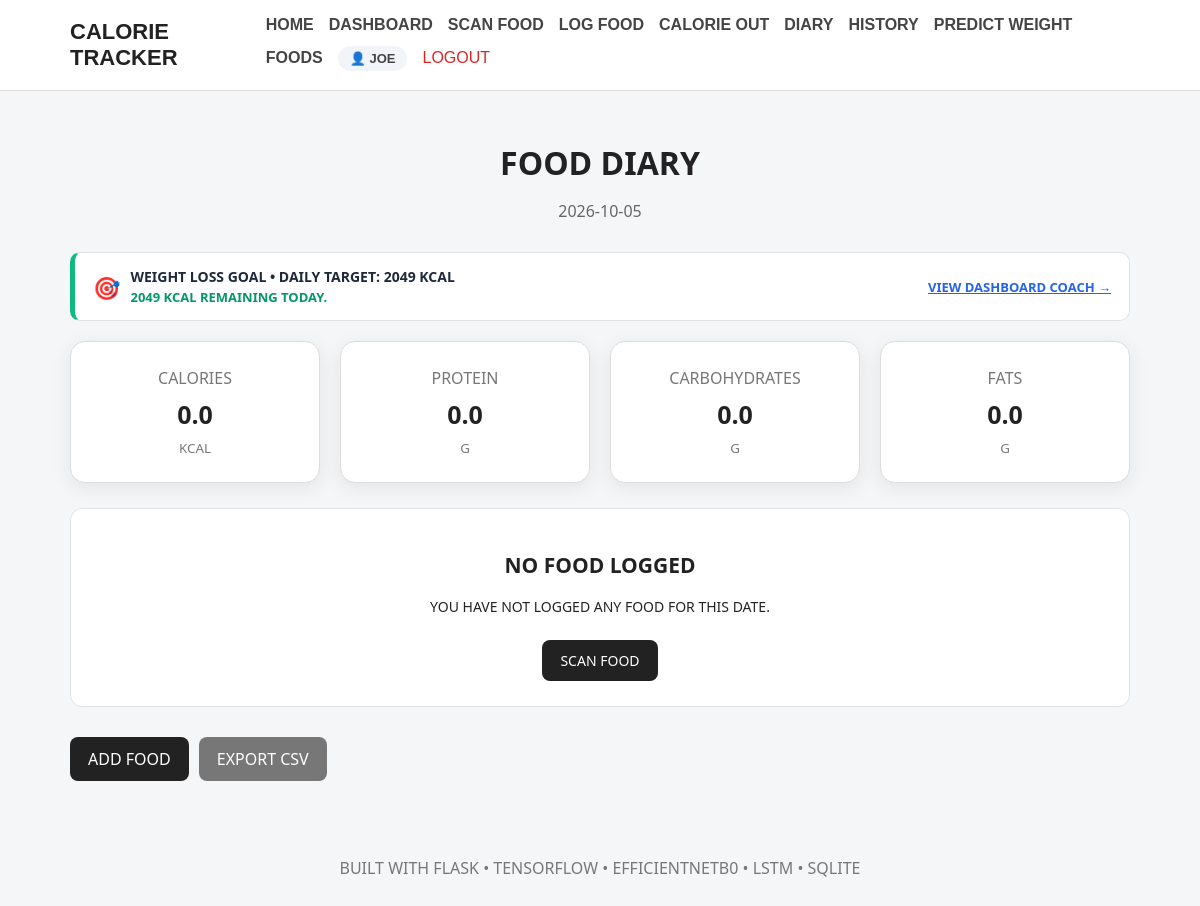
Page /diary/2026-10-05 (signed in) on the earlier database version.
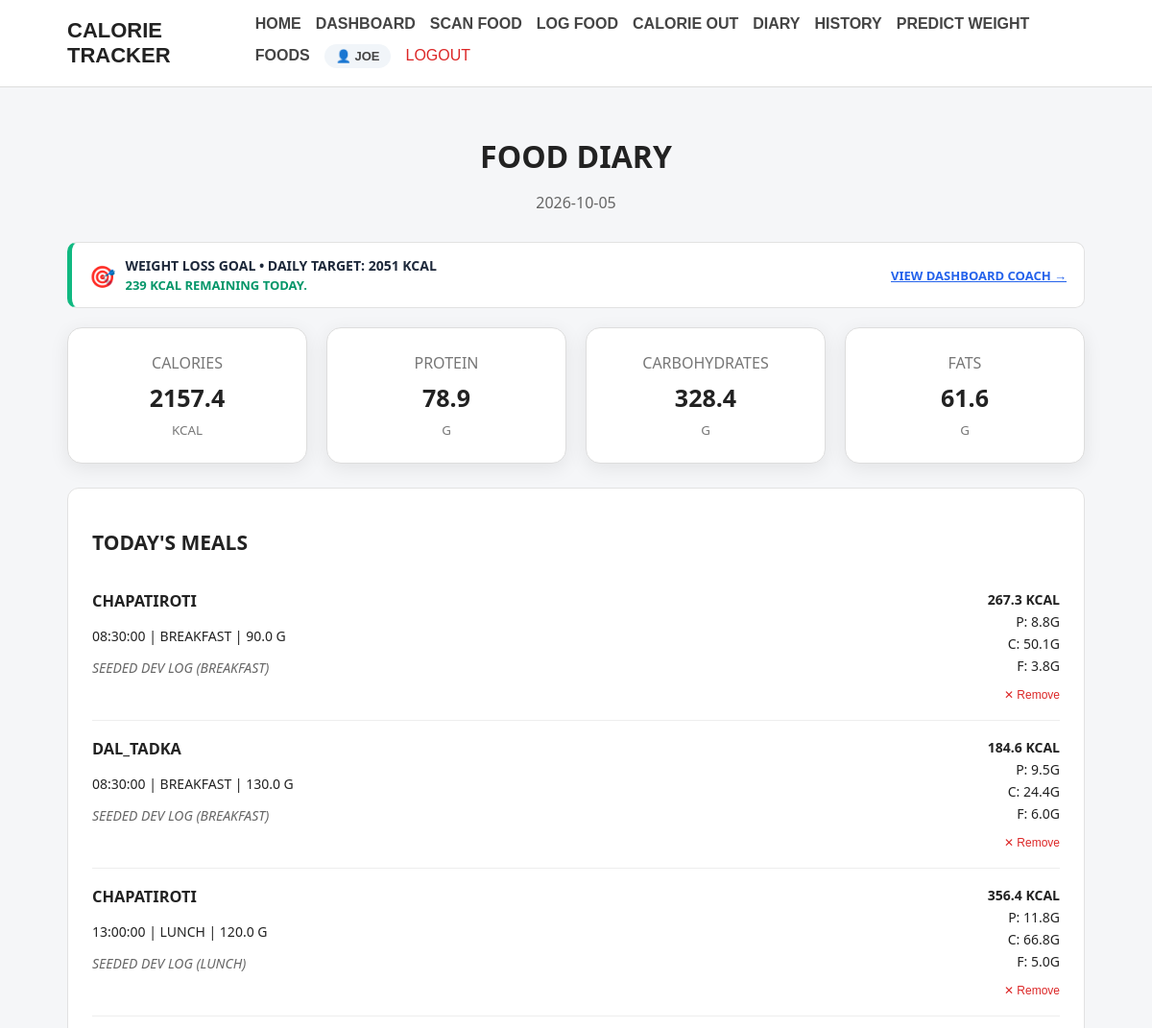
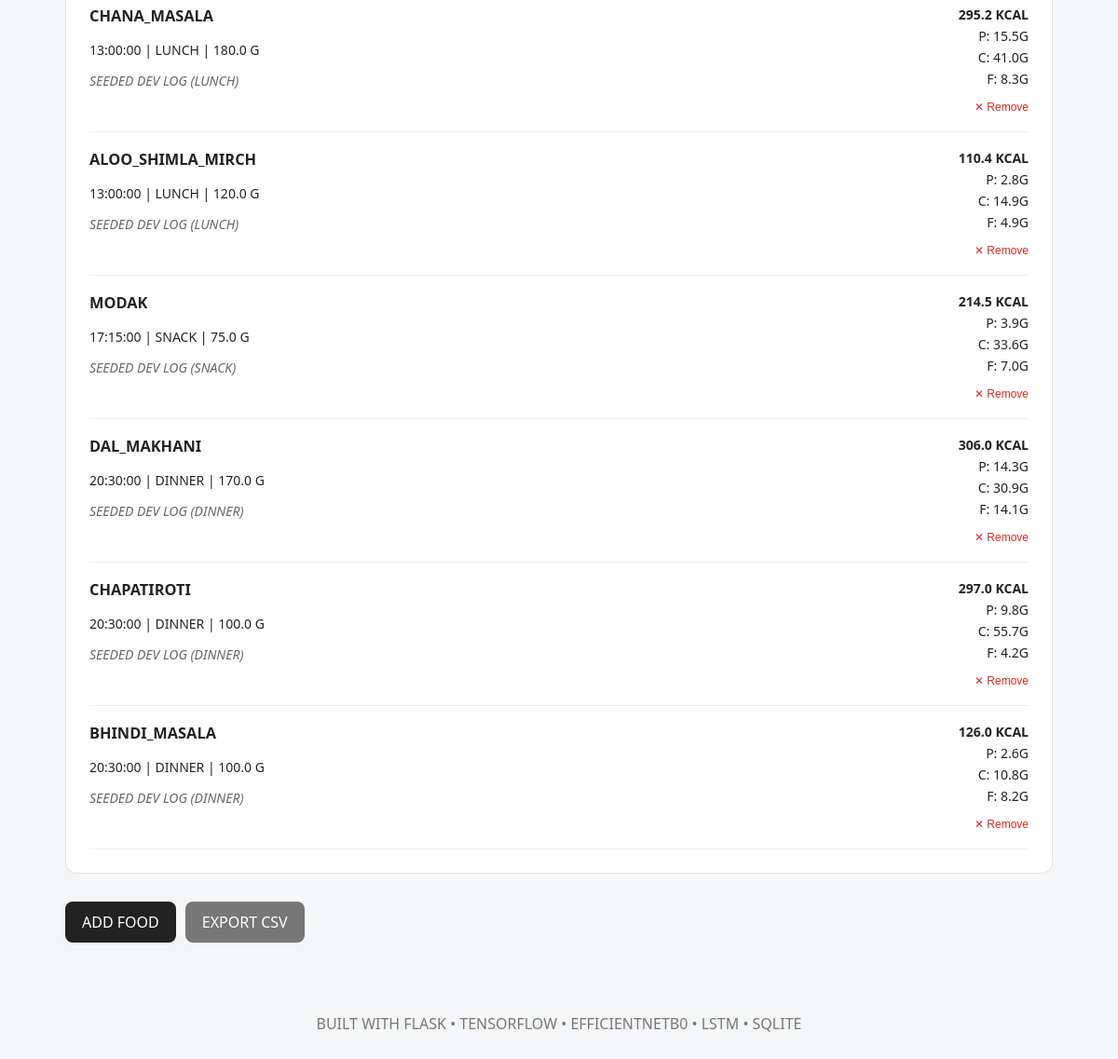
Same page on the later database version (2 pictures, top to bottom).
### tables this page shows
CREATE TABLE users (
            id INTEGER PRIMARY KEY AUTOINCREMENT,
            username TEXT NOT NULL,
            email TEXT NOT NULL UNIQUE,
            password_hash TEXT NOT NULL,
            created_at TIMESTAMP DEFAULT CURRENT_TIMESTAMP
        );

CREATE TABLE user_profiles (
            id INTEGER PRIMARY KEY AUTOINCREMENT,
            user_id INTEGER NOT NULL UNIQUE,
            age INTEGER NOT NULL,
            gender TEXT NOT NULL,
            height_cm REAL NOT NULL,
            goal TEXT NOT NULL,
            activity_level TEXT NOT NULL,
            FOREIGN KEY (user_id) REFERENCES users(id) ON DELETE CASCADE
        );

CREATE TABLE calorie_in_records (
            id INTEGER PRIMARY KEY AUTOINCREMENT,
            user_id INTEGER NOT NULL,
            dish_name TEXT NOT NULL,
            quantity REAL NOT NULL,
            meal_type TEXT,
            calories REAL DEFAULT 0.0,
            carbohydrates REAL DEFAULT 0.0,
            protein REAL DEFAULT 0.0,
            fats REAL DEFAULT 0.0,
            free_sugar REAL DEFAULT 0.0,
            fibre REAL DEFAULT 0.0,
            sodium REAL DEFAULT 0.0,
            calcium REAL DEFAULT 0.0,
            iron REAL DEFAULT 0.0,
            vitamin_c REAL DEFAULT 0.0,
            folate REAL DEFAULT 0.0,
            notes TEXT DEFAULT '',
            recorded_date TEXT NOT NULL,
            recorded_time TEXT,
            created_at TIMESTAMP DEFAULT CURRENT_TIMESTAMP,
            FOREIGN KEY (user_id) REFERENCES users(id) ON DELETE CASCADE
        );

### app.py (the view)
@app.route(
    "/diary/<date>"
)
@login_required
def diary_date(date):
    user_id = session.get("user_id")
    try:
        datetime.strptime(
            date,
            "%Y-%m-%d"
        )
    except ValueError:
        flash(
            "Invalid date. Use YYYY-MM-DD.",
            "error"
        )
        return redirect(
            url_for("diary")
        )
    entries = get_diary_by_date_user(
        user_id,
        date
    )
    totals = calculate_totals(
        entries
    )
    coach = get_daily_calorie_coach(
        user_id,
        date
    )
    return render_template(
        "diary.html",
        entries=entries,
        totals=totals,
        date=date,
        coach=coach
    )

### app.py (called while the page is built)
def login_required(view_func):
    @wraps(view_func)
    def wrapped_view(*args, **kwargs):
        if not session.get("user_id"):
            flash("Please log in to access this page.", "error")
            return redirect(url_for("login", next=request.path))
        return view_func(*args, **kwargs)
    return wrapped_view

@app.context_processor
def inject_user():
    user_id = session.get("user_id")
    if user_id:
        user = get_user_by_id(user_id)
        if user:
            return {"current_user": user, "logged_in": True}
    return {"current_user": None, "logged_in": False}

### database.py (called while the page is built)
def get_connection():
    connection = sqlite3.connect(
        DATABASE_PATH
    )
    connection.row_factory = sqlite3.Row
    connection.execute("PRAGMA foreign_keys = ON")
    return connection

def get_user_by_id(user_id):
    connection = get_connection()
    cursor = connection.cursor()
    cursor.execute("SELECT * FROM users WHERE id = ?", (user_id,))
    user = cursor.fetchone()
    connection.close()
    return user

def get_user_profile(user_id):
    connection = get_connection()
    cursor = connection.cursor()
    cursor.execute("SELECT * FROM user_profiles WHERE user_id = ?", (user_id,))
    profile = cursor.fetchone()
    connection.close()
    return profile

def get_latest_weight(user_id):
    connection = get_connection()
    cursor = connection.cursor()
    cursor.execute("""
        SELECT * FROM weight_records
        WHERE user_id = ?
        ORDER BY recorded_date DESC, created_at DESC
        LIMIT 1
    """, (user_id,))
    record = cursor.fetchone()
    connection.close()
    return record

def format_calorie_in_row(row):
    if row is None:
        return None
    d = dict(row)
    d["weight"] = d.get("quantity", 0.0)
    d["date"] = d.get("recorded_date", "")
    d["time"] = d.get("recorded_time", "")
    d["nutrition"] = {
        "Calories (kcal)": d.get("calories", 0.0),
        "Protein (g)": d.get("protein", 0.0),
        "Carbohydrates (g)": d.get("carbohydrates", 0.0),
        "Fats (g)": d.get("fats", 0.0),
        "Free Sugar (g)": d.get("free_sugar", 0.0),
        "Fibre (g)": d.get("fibre", 0.0),
        "Sodium (mg)": d.get("sodium", 0.0),
        "Calcium (mg)": d.get("calcium", 0.0),
        "Iron (mg)": d.get("iron", 0.0),
        "Vitamin C (mg)": d.get("vitamin_c", 0.0),
        "Folate (µg)": d.get("folate", 0.0)
    }
    return d

### templates/diary.html (shortened to what this page needs)
{% extends "base.html" %}
{% block content %}
<div class="page-header">
    <h1>
        Food Diary
    </h1>
    <p>
        {{ date }}
    </p>
</div>
{% if coach and coach.has_profile %}
<div class="card" style="margin-bottom: 20px; border-left: 5px solid {% if coach.is_over_budget %}#ef4444{% else %}#10b981{% endif %}; background: #ffffff; padding: 14px 18px; border-radius: 10px; display: flex; flex-wrap: wrap; justify-content: space-between; align-items: center; gap: 12px;">
    <div style="display: flex; align-items: center; gap: 10px;">
        <span style="font-size: 22px;">{% if coach.is_over_budget %}⚠️{% else %}🎯{% endif %}</span>
        <div>
            <strong style="color: #1e293b; font-size: 14px;">
                {{ coach.goal }} Goal &bull; Daily Target: {{ "%.0f"|format(coach.daily_target) }} kcal
            </strong>
            <p style="margin: 2px 0 0; font-size: 13px; color: {% if coach.is_over_budget %}#dc2626{% else %}#059669{% endif %}; font-weight: 600;">
                {% if coach.is_over_budget %}
                    Over budget by {{ "%.0f"|format(coach.excess_calories) }} kcal! Check Dashboard for activity burn-off suggestions.
                {% else %}
                    {{ "%.0f"|format(coach.remaining) }} kcal remaining today.
                {% endif %}
            </p>
        </div>
    </div>
    <div style="display: flex; gap: 10px;">
        <a href="{{ url_for('dashboard') }}" style="font-size: 13px; color: #2563eb; text-decoration: underline; font-weight: 600; align-self: center;">
            View Dashboard Coach &rarr;
        </a>
    </div>
</div>
{% endif %}
<div class="summary-grid">
    <div class="summary-card">
        <span>
            Calories
        </span>
        <strong>
            {{ "%.1f"|format(
                totals["Calories (kcal)"]
            ) }}
        </strong>
        <small>
            kcal
        </small>
    </div>
    <div class="summary-card">
        <span>
            Protein
        </span>
        <strong>
            {{ "%.1f"|format(
                totals["Protein (g)"]
            ) }}
        </strong>
        <small>
            g
        </small>
    </div>
    <div class="summary-card">
        <span>
            Carbohydrates
        </span>
        <strong>
            {{ "%.1f"|format(
                totals["Carbohydrates (g)"]
            ) }}
        </strong>
        <small>
            g
        </small>
    </div>
    <div class="summary-card">
        <span>
            Fats
        </span>
        <strong>
            {{ "%.1f"|format(
                totals["Fats (g)"]
            ) }}
        </strong>
        <small>
            g
        </small>
    </div>
</div>
{% if entries %}
<div class="card">
    <h2>
        Today's Meals
    </h2>
    {% for entry in entries %}
    <div class="diary-entry">
        <div>
            <h3>
                {{ entry.dish_name }}
            </h3>
            <p>
                {{ entry.time }}
                |
                {{ entry.meal_type|capitalize }}
                |
                {{ entry.weight }} g
            </p>
            {% if entry.notes %}
            <p class="notes">
                {{ entry.notes }}
            </p>
            {% endif %}
        </div>
        <div class="nutrition-small">
            <strong>
                {{ "%.1f"|format(
                    entry.nutrition[
                        "Calories (kcal)"
                    ]
                ) }}
                kcal
            </strong>
            <span>
                P:
                {{ "%.1f"|format(
                    entry.nutrition[
                        "Protein (g)"
                    ]
                ) }}g
            </span>
            <span>
                C:
                {{ "%.1f"|format(
                    entry.nutrition[
                        "Carbohydrates (g)"
                    ]
                ) }}g
            </span>
            <span>
                F:
                {{ "%.1f"|format(
                    entry.nutrition[
                        "Fats (g)"
                    ]
                ) }}g
            </span>
            {% if entry.id %}
            <form action="{{ url_for('delete_food', record_id=entry.id) }}" method="POST" style="margin-top:6px;" onsubmit="return confirm('Remove this food entry?');">
                <button type="submit" style="background:none; border:none; color:#dc2626; font-size:12px; cursor:pointer; padding:0;">
                    ✕ Remove
                </button>
            </form>
            {% endif %}
        </div>
    </div>
    {% endfor %}
</div>
{% else %}
<div class="card empty-state">
    <h2>
        No food logged
    </h2>
    <p>
        You have not logged any food for this date.
    </p>
    <a
        href="{{ url_for('food_scan') }}"
        class="button"
    >
        Scan Food
    </a>
</div>
{% endif %}
<div class="action-row">
    <a
        href="{{ url_for('log_food') }}"
        class="button"
    >
        Add Food
    </a>
    <a
        href="{{ url_for('export_diary') }}"
        class="button secondary"
    >
        Export CSV
    </a>
</div>
{% endblock %}

### templates/base.html (shortened to what this page needs)
<!DOCTYPE html>
<html lang="en">
<head>
    <link rel="stylesheet" href="{{ url_for('static', filename='css/style.css') }}">
</head>
<body>
    <nav class="navbar">
        <div class="nav-container">
            <a href="{{ url_for('home') }}" class="logo">
                Calorie Tracker
            </a>
            <div class="nav-links">
                <a href="{{ url_for('home') }}">
                    Home
                </a>
                {% if logged_in %}
                <a href="{{ url_for('dashboard') }}">
                    Dashboard
                </a>
                <a href="{{ url_for('food_scan') }}">
                    Scan Food
                </a>
                <a href="{{ url_for('log_food') }}">
                    Log Food
                </a>
                <a href="{{ url_for('calorie_out') }}">
                    Calorie Out
                </a>
                <a href="{{ url_for('diary') }}">
                    Diary
                </a>
                <a href="{{ url_for('history') }}">
                    History
                </a>
                <a href="{{ url_for('predict_weight') }}">
                    Predict Weight
                </a>
                <a href="{{ url_for('foods') }}">
                    Foods
                </a>
                <a href="{{ url_for('profile') }}" class="nav-user-badge">
                    👤 {{ current_user['username'] if current_user else 'Profile' }}
                </a>
                <a href="{{ url_for('logout') }}" class="nav-link-logout">
                    Logout
                </a>
                {% endif %}
            </div>
        </div>
    </nav>
    <main class="container">
        {% block content %}
        {% endblock %}
    </main>
    <footer>
        <p>
            Built with Flask • TensorFlow • EfficientNetB0 • LSTM • SQLite
        </p>
    </footer>
</body>
</html>

### static/css/style.css (style rules this page uses)
* { box-sizing: border-box; }
body { margin: 0; font-family: "Segoe UI", sans-serif; background: #f5f6f8; color: #222; text-transform: uppercase; }
.navbar { background: #ffffff; border-bottom: 1px solid #ddd; font-family: "Trebuchet MS", sans-serif; font-weight: bold; }
.nav-container { max-width: 1100px; margin: auto; padding: 16px 20px; display: flex; justify-content: space-between; align-items: center; gap: 20px; }
.logo { font-size: 22px; font-weight: bold; text-decoration: none; color: #222; }
.nav-links { display: flex; flex-wrap: wrap; gap: 15px; }
.nav-links a { text-decoration: none; color: #444; }
.container { max-width: 1100px; margin: auto; padding: 30px 20px; }
.button { display: inline-block; padding: 11px 18px; background: #222; color: white; text-decoration: none; border: none; border-radius: 8px; cursor: pointer; margin-top: 10px; text-transform: uppercase; }
.button.secondary { background: #777; text-transform: uppercase; }
.card { background: white; padding: 25px; margin-bottom: 20px; border-radius: 12px; border: 1px solid #e2e2e2; font-size: 14px; }
.page-header { margin-bottom: 25px; }
.summary-grid { display: grid; grid-template-columns: repeat(4, 1fr); gap: 15px; margin-bottom: 20px; }
.summary-card { background: white; border: 1px solid #ddd; border-radius: 10px; padding: 20px; }
.summary-card span, .summary-card small { display: block; color: #777; }
.summary-card strong { display: block; font-size: 25px; margin: 8px 0; }
.diary-entry { display: flex; justify-content: space-between; gap: 20px; padding: 18px 0; border-bottom: 1px solid #eee; }
.diary-entry h3 { margin-top: 0; }
.notes { color: #666; font-style: italic; }
.nutrition-small { display: flex; flex-direction: column; align-items: flex-end; gap: 4px; }
.action-row { display: flex; gap: 10px; flex-wrap: wrap; }
footer { text-align: center; padding: 30px; color: #777; }
.page-header { text-align: center; margin-bottom: 30px; }
.page-header h1 { margin-top: 20px; margin-bottom: 10px; }
.page-header p { color: #666; }
.summary-grid { display: grid; grid-template-columns: repeat(auto-fit, minmax(220px, 1fr)); gap: 20px; margin-bottom: 25px; }
.summary-card { background: white; padding: 25px; border-radius: 15px; text-align: center; box-shadow: 0 5px 20px rgba(0, 0, 0, 0.08); }
.nav-user-badge { display: inline-flex; align-items: center; gap: 6px; background: #f1f5f9; padding: 5px 12px; border-radius: 20px; font-weight: 600; font-size: 13px; color: #334155; position: relative; top: -3px; }
.nav-link-logout { color: #dc2626 !important; font-weight: 500; }

Differences in the rows shown:
added calorie_in_records: dish_name "CHAPATIROTI", time "08:30:00", meal_type "BREAKFAST", weight "90.0", notes "SEEDED DEV LOG (BREAKFAST)", calories "267.3", protein "8.8", carbohydrates "50.1", fats "3.8"
added calorie_in_records: dish_name "DAL_TADKA", time "08:30:00", meal_type "BREAKFAST", weight "130.0", notes "SEEDED DEV LOG (BREAKFAST)", calories "184.6", protein "9.5", carbohydrates "24.4", fats "6.0"
added calorie_in_records: dish_name "CHAPATIROTI", time "13:00:00", meal_type "LUNCH", weight "120.0", notes "SEEDED DEV LOG (LUNCH)", calories "356.4", protein "11.8", carbohydrates "66.8", fats "5.0"
added calorie_in_records: dish_name "CHANA_MASALA", time "13:00:00", meal_type "LUNCH", weight "180.0", notes "SEEDED DEV LOG (LUNCH)", calories "295.2", protein "15.5", carbohydrates "41.0", fats "8.3"
added calorie_in_records: dish_name "ALOO_SHIMLA_MIRCH", time "13:00:00", meal_type "LUNCH", weight "120.0", notes "SEEDED DEV LOG (LUNCH)", calories "110.4", protein "2.8", carbohydrates "14.9", fats "4.9"
added calorie_in_records: dish_name "MODAK", time "17:15:00", meal_type "SNACK", weight "75.0", notes "SEEDED DEV LOG (SNACK)", calories "214.5", protein "3.9", carbohydrates "33.6", fats "7.0"
added calorie_in_records: dish_name "DAL_MAKHANI", time "20:30:00", meal_type "DINNER", weight "170.0", notes "SEEDED DEV LOG (DINNER)", calories "306.0", protein "14.3", carbohydrates "30.9", fats "14.1"
added calorie_in_records: dish_name "CHAPATIROTI", time "20:30:00", meal_type "DINNER", weight "100.0", notes "SEEDED DEV LOG (DINNER)", calories "297.0", protein "9.8", carbohydrates "55.7", fats "4.2"
added calorie_in_records: dish_name "BHINDI_MASALA", time "20:30:00", meal_type "DINNER", weight "100.0", notes "SEEDED DEV LOG (DINNER)", calories "126.0", protein "2.6", carbohydrates "10.8", fats "8.2"
Other differences:
{{ "%.0f"|format(coach.daily_target) }}: "2049" → "2051"
{{ "%.0f"|format(coach.remaining) }}: "2049" → "239"
{{ "%.1f"|format(
                totals["Calories (kcal)"]
            ) }}: "0.0" → "2157.4"
{{ "%.1f"|format(
                totals["Protein (g)"]
            ) }}: "0.0" → "78.9"
{{ "%.1f"|format(
                totals["Fats (g)"]
            ) }}: "0.0" → "61.6"
text no longer shown: "0.0 NO FOOD LOGGED YOU HAVE NOT LOGGED ANY FOOD FOR THIS DATE. SCAN FOOD"
text now shown: "328.4 TODAY'S MEALS"
